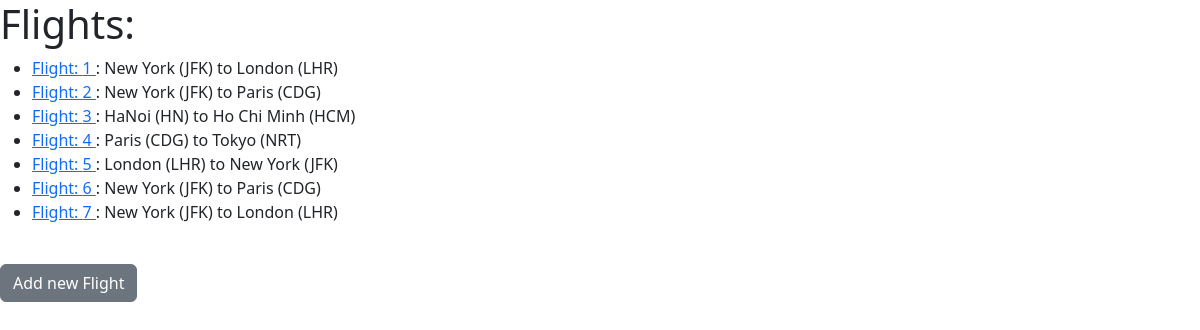
/flights/, run on an earlier commit of the app's database.
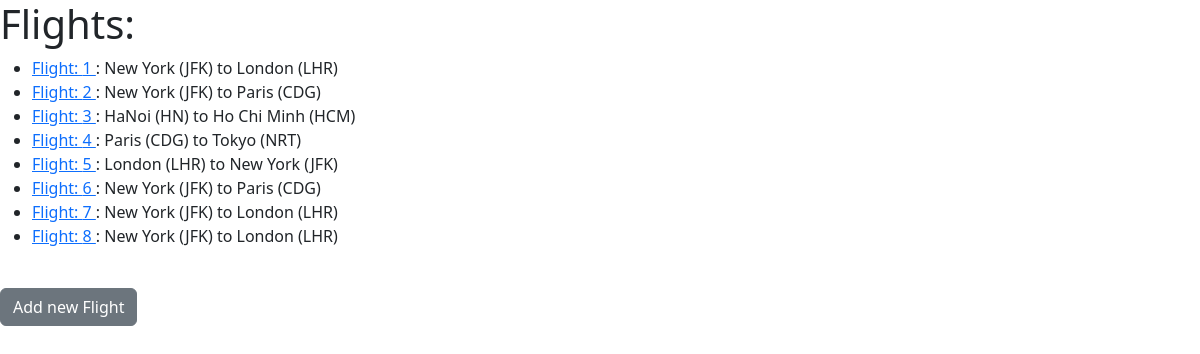
And on a later commit of the database.
### flights/models.py (models this page shows, shortened)
class Flight(models.Model):
    origin = models.ForeignKey(Airport, on_delete=models.CASCADE, related_name="departures")
    destination = models.ForeignKey(Airport, on_delete=models.CASCADE, related_name="arrivals")
    duration = models.IntegerField()

class Airport(models.Model):
    code = models.CharField(max_length=3)
    city = models.CharField(max_length=64)
    def __str__(self):
        return f"{self.city} ({self.code})"

### flights/views.py (the view)
# urls.py: path('', views.index, name="index"),
def index(request):
    return render(request, "flights/index.html", {
        "flights": Flight.objects.all()
    })

### flights/templates/flights/index.html (shortened to what this page needs)
{% extends "flights/layout.html" %}
{% block body%}
    <h1>Flights:</h1>
    <ul>
        {% for flight in flights %}
            <li> <a href="{% url 'flights:flight' flight.id %}"> Flight: {{ flight.id}} </a> : {{ flight.origin }} to {{ flight.destination}}</li>
        {% endfor %}
    </ul>
<a href="{% url 'flights:add_flight'%}"> <button type="button" class="btn btn-secondary">Add new Flight</button></a>
{% endblock %}

What changed in the data, as far as the page shows it:
added Flight: id "8", origin "New York (JFK)", destination "London (LHR)"
